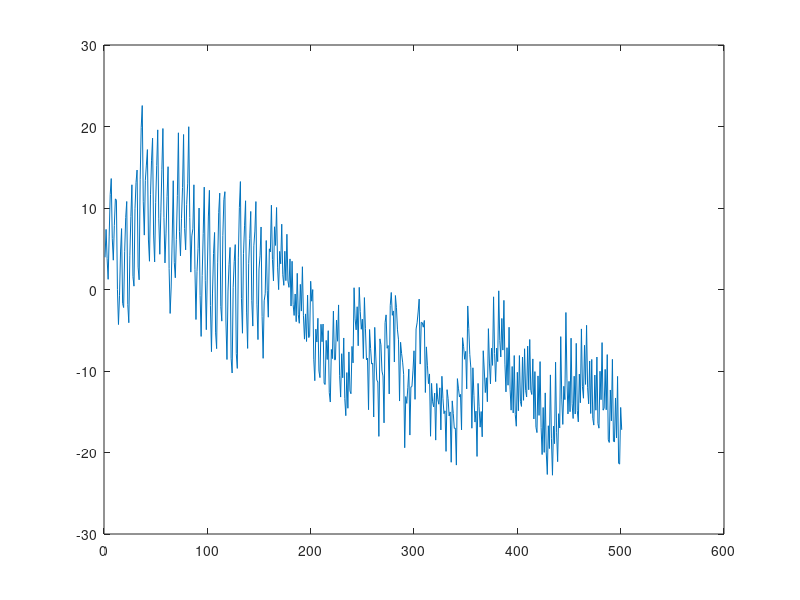
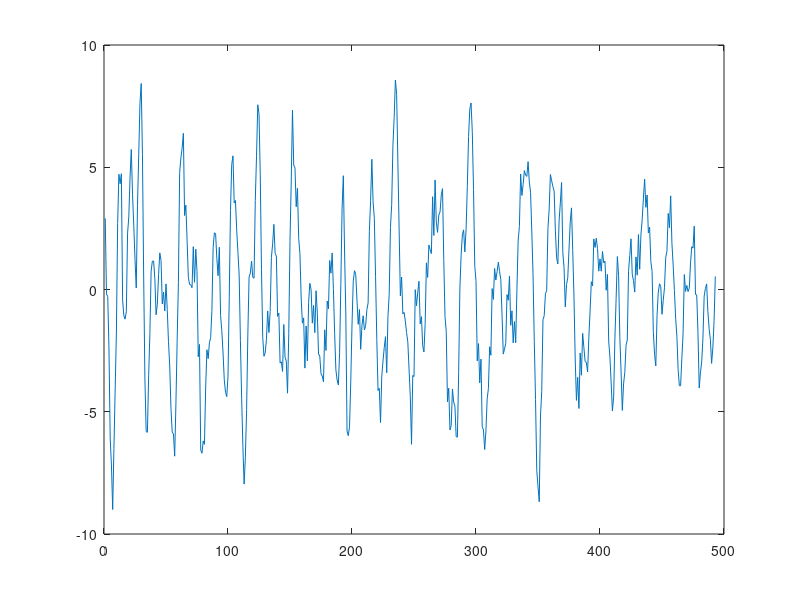

Source code (MATLAB) for these figures, in order:
%preparation lab1
%% task 1.4
%estimating the params with least squares
%from 3.4
A = [ 1 -1.5 0.7];
C = [1 zeros(1, 11) -0.5];
A5 = [1 zeros(1, 4) -1];
Astar = conv(A, A5);
e = randn(600, 1);
y = filter(C, Astar, e);
y = y(100 : end);
plot(y)


yt = [y(9:end) - y(9-5:end-5)];
%r?tt?
xstar = [e(108:end), e(108-12:end-12), (y(9-1:end-1)-y(9-6:end-6)), (y(9-3:end-3)-y(9-8:end-8))];
%solvs the normal equation
theta = (xstar'*xstar)\(xstar'*yt)

yy = xstar*theta;
figure
plot(yy)